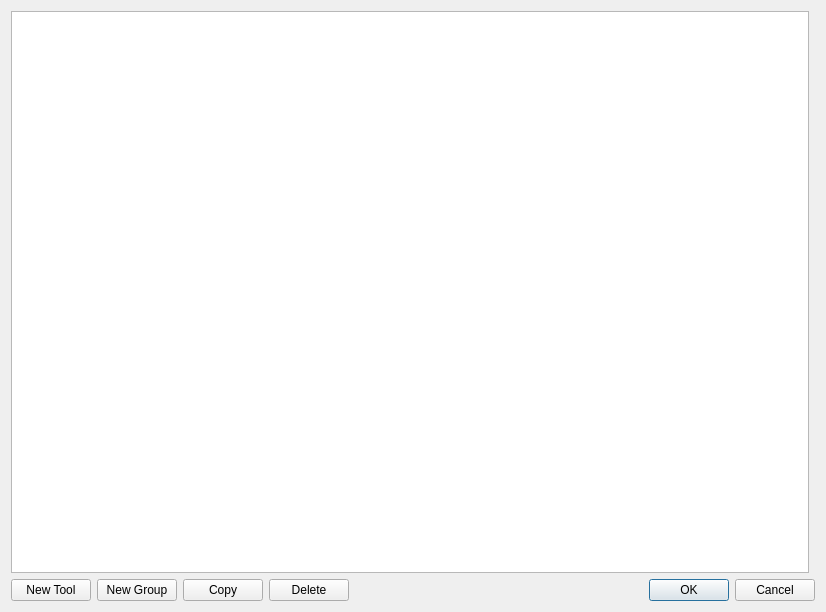
<?xml version="1.0" encoding="UTF-8"?>
<ui version="4.0">
 <class>ToolEdit</class>
 <widget class="QDialog" name="ToolEdit">
  <property name="geometry">
   <rect>
    <x>0</x>
    <y>0</y>
    <width>826</width>
    <height>612</height>
   </rect>
  </property>
  <property name="windowTitle">
   <string>Tool Database</string>
  </property>
  <layout class="QGridLayout" name="gridLayout">
   <item row="0" column="1">
    <widget class="ToolEditForm" name="toolEdit" native="true">
     <property name="sizePolicy">
      <sizepolicy hsizetype="Fixed" vsizetype="Expanding">
       <horstretch>0</horstretch>
       <verstretch>0</verstretch>
      </sizepolicy>
     </property>
    </widget>
   </item>
   <item row="0" column="0">
    <widget class="ToolTreeView" name="treeView"/>
   </item>
   <item row="1" column="0" colspan="2">
    <layout class="QHBoxLayout" name="horizontalLayout">
     <item>
      <widget class="QPushButton" name="pbNew">
       <property name="text">
        <string>New Tool</string>
       </property>
      </widget>
     </item>
     <item>
      <widget class="QPushButton" name="pbNewGroup">
       <property name="text">
        <string>New Group</string>
       </property>
      </widget>
     </item>
     <item>
      <widget class="QPushButton" name="pbCopy">
       <property name="text">
        <string>Copy</string>
       </property>
      </widget>
     </item>
     <item>
      <widget class="QPushButton" name="pbDelete">
       <property name="text">
        <string>Delete</string>
       </property>
      </widget>
     </item>
     <item>
      <widget class="QDialogButtonBox" name="buttonBox">
       <property name="standardButtons">
        <set>QDialogButtonBox::Cancel|QDialogButtonBox::Ok</set>
       </property>
      </widget>
     </item>
    </layout>
   </item>
  </layout>
 </widget>
 <layoutdefault spacing="6" margin="11"/>
 <customwidgets>
  <customwidget>
   <class>ToolEditForm</class>
   <extends>QWidget</extends>
   <header>tooldatabase/tooleditform.h</header>
   <container>1</container>
  </customwidget>
  <customwidget>
   <class>ToolTreeView</class>
   <extends>QTreeView</extends>
   <header>tooldatabase/tooltreeview.h</header>
  </customwidget>
 </customwidgets>
 <resources/>
 <connections/>
</ui>
